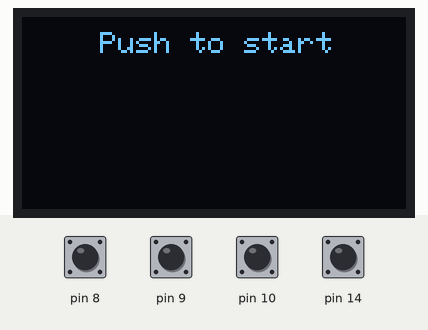
Simulated run of this sketch. Board: Arduino Uno, built with avr-gcc and run on an emulated ATmega328P. On the bench: 128×64 one-colour display. The inputs (shaded band) are chosen by the test bench; at power-on: pin 8–10, pin 14 HIGH. Random numbers use the default seed unless the sketch sets one; EEPROM starts erased.

Above: at 0.8 s.
0.9 s: pin 8 pulled LOW for 0.15 s
At 3.2 s:
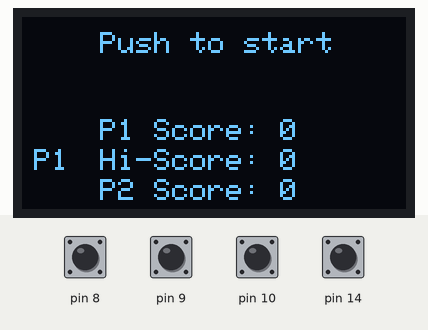
3.4 s: pin 9 pulled LOW for 0.15 s
At 3.58 s:
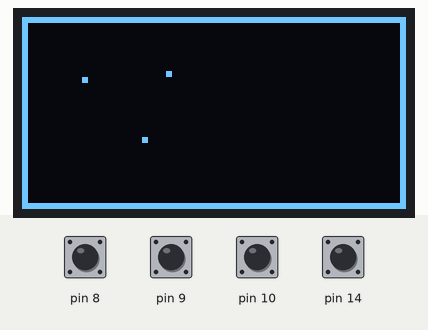
5.2 s: pin 8 pulled LOW for 1 s
At 5.71 s:
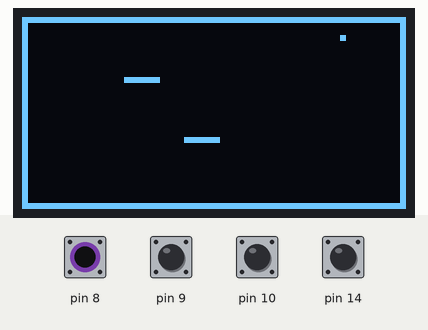
7.7 s: pin 9 pulled LOW for 1 s
At 8.93 s:
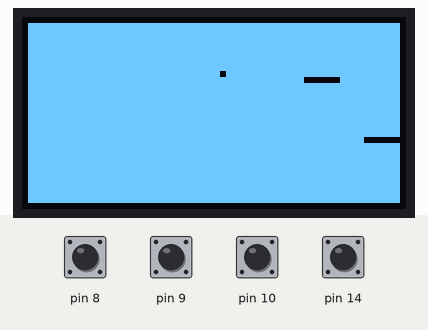
Timing chart, 0 to 10.7 s (numbered marks = the images above; inputs shaded):
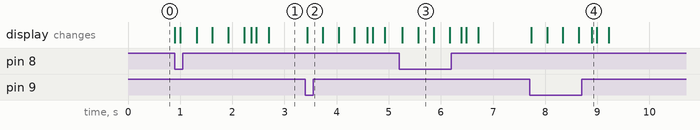

The sketch:

Final_Snake_Game_Code_White.ino
```cpp
#include <Wire.h>
#include <Adafruit_SSD1306.h>
#include <EEPROM.h>
//#include "bitmaps.h"

//#define USEISP
#define USEI2C

//const int kScreenWidth = 128, kScreenHeight = 64, kGameWidth = 64, kGameHeight = 32, kMaxLength = 464, kStartLength = 6;
const int kScreenWidth = 128, kScreenHeight = 64, kGameWidth = 64, kGameHeight = 32, kMaxLength = 400, kStartLength = 6;


const int OLED_MOSI = 9, OLED_CLK = 10, OLED_DC = 11, OLED_CS = 12, OLED_RESET = 13;

#ifdef USEISP
  Adafruit_SSD1306 lcd(kScreenWidth, kScreenHeight, OLED_MOSI, OLED_CLK, OLED_DC, OLED_RESET, OLED_CS);
#endif
#ifdef USEI2C
  Adafruit_SSD1306 lcd(kScreenWidth, kScreenHeight, &Wire, -1);
#endif

class PushButton {
  unsigned char last_state, is_down, pin;
public:
  PushButton(int pin) : last_state(0), is_down(0), pin(pin) {
    pinMode(pin, INPUT_PULLUP);
  }
  void update() {
    int state = !digitalRead(pin);
    if(state != last_state) {
      if(state == HIGH) {
        is_down = true;
      }
    }
    last_state = state;
  }
  bool get_state() {
    bool down = is_down;
    is_down = false;
    return down;
  }
} left_button{9}, right_button{8}, player_2_right_button{10}, player_2_left_button{14};
// assigns each tactile switch to a analog I/O pin

struct Position {
  char x, y;
  bool operator==(const Position& other) const {
    return x == other.x && y == other.y;
  }
  Position& operator+=(const Position& other) {
    x += other.x;
    y += other.y;
    return *this;
  }
};

void draw_square(Position pos, int color = WHITE) {
  lcd.fillRect(pos.x * 2, pos.y * 2, 2, 2, color);
}

bool test_position(Position pos) {
  return lcd.getPixel(pos.x * 2, pos.y * 2);
}

const Position kDirPos[4] = {
  {0,-1}, {1, 0}, {0, 1}, {-1, 0}
};

struct Player {
  Player(Position start) { reset(start); }
  Position pos;
  unsigned char tail[kMaxLength];
  unsigned char direction;
  int size, moved;
  void reset(Position start) {
    pos = start;
    direction = 1;
    size = kStartLength;
    memset(tail, 0, sizeof(tail));
    moved = 0;
  }
  void turn_left() {
    direction = (direction + 3) % 4;
  }
  void turn_right() {
    direction = (direction + 1) % 4;
  }
  void update() {
    for(int i = kMaxLength - 1; i > 0; --i) {
      tail[i] = tail[i] << 2 | ((tail[i - 1] >> 6) & 3);
    }
    tail[0] = tail[0] << 2 | ((direction + 2) % 4);
    pos += kDirPos[direction];
    if(moved < size) {
      moved++;
    }
  }
  void render() const {
    draw_square(pos);
    if(moved < size) {
      return;
    }
    Position tailpos = pos;
    for(int i = 0; i < size; ++i) {
      tailpos += kDirPos[(tail[(i >> 2)] >> ((i & 3) * 2)) & 3];
    }
    draw_square(tailpos, BLACK);
  }
} player{{10, 10}},player_2{{20, 20}};
//creates the second struct for player 2. Also sets starting position for each snake when the game begins.

struct Item {
  Position pos;
  void spawn() {
    pos.x = random(1, 63);
    pos.y = random(1, 31);
  }
  void render() const {
    draw_square(pos);
  }
} item;

void wait_for_input() {
  do {
    right_button.update();
    left_button.update();
  } while(!right_button.get_state() && !left_button.get_state());
}

void push_to_start() {
  lcd.setCursor(26,5);
  lcd.print(F("Push to start"));
}

void flash_screen() {
  lcd.invertDisplay(true);
  delay(100);
  lcd.invertDisplay(false);
  delay(200);
}

void play_intro() {
  lcd.clearDisplay();
  //lcd.drawBitmap(18, 0, kSplashScreen, 92, 56, WHITE);
  push_to_start();
  lcd.display();
  wait_for_input();
  flash_screen();
}

void play_gameover() {
  flash_screen();
  lcd.clearDisplay();
 // lcd.drawBitmap(4, 0, kGameOver, 124, 38, WHITE);
  int score = player.size - kStartLength;
  int score_2 = player_2.size - kStartLength;
  lcd.setCursor(26, 34);
  lcd.print(F("P1 Score: "));
  lcd.print(score);
  lcd.setCursor(26,54);
  lcd.print(F("P2 Score: "));
  lcd.print(score_2);

  int hiscore;
  EEPROM.get(0, hiscore);
  if(score > hiscore) {
    EEPROM.put(0, score);
    hiscore = score;
    lcd.setCursor(4, 44);
    lcd.print(F("P1"));
  }
   if(score_2 > hiscore) {
    EEPROM.put(0, score);
    hiscore = score_2;
    lcd.setCursor(4, 44);
    lcd.print(F("P2"));
    //creates a second highscore for player 2
  }
  lcd.setCursor(26, 44);
  lcd.print(F("Hi-Score: "));
  lcd.print(hiscore);
  push_to_start();
  lcd.display();
  wait_for_input();
}

void reset_game() {
  lcd.clearDisplay();
  for(char x = 0; x < kGameWidth; ++x) {
    draw_square({x, 0});
    draw_square({x, 31});
  }
  for(char y = 0; y < kGameHeight; ++y) {
    draw_square({0, y});
    draw_square({63, y});
  }
  player.reset({10, 10});
  player_2.reset({20, 20});
  item.spawn();
}

void update_game() {

  player.update();
  player_2.update();

   if(player.pos == item.pos) {
    player.size++;
    item.spawn();
  } else if(test_position(player.pos)) {
    play_gameover();
    reset_game();
  }

    if(player_2.pos == item.pos) {
    player_2.size++;
    item.spawn();
  } else if(test_position(player_2.pos)) {
    play_gameover();
    reset_game();
    //copy of first player snake. If player 2 snake is on the 'snake food' then its body will increase.
  }

}

void input() {
  right_button.update();
  if(right_button.get_state()) {
    player.turn_right();
  }

  left_button.update();
  if(left_button.get_state()) {
    player.turn_left();
  }


  player_2_right_button.update();
  if(player_2_right_button.get_state()) {
    player_2.turn_right();
  }

  player_2_left_button.update();
  if(player_2_left_button.get_state()) {
    player_2.turn_left();
  }
}

void render() {
  player.render();
  player_2.render();
  //renders the second snake on OLED display
  item.render();
  lcd.display();
}

void setup() {

#ifdef USEISP
  lcd.begin(SSD1306_SWITCHCAPVCC);
#endif
#ifdef USEI2C
  lcd.begin(SSD1306_SWITCHCAPVCC, 0x3C);
#endif

  lcd.setTextColor(WHITE);
  play_intro();
  reset_game();
}

void loop() {
  input();
  update_game();
  render();
}
```

Measured:
- after the input at 0.9 s, the display: first changes at once (image 1 shows a later state)
- after the input at 3.4 s, the display: changes at once (image 2)
- after the input at 5.2 s, the display: first changes after 0.06 s (image 3 shows a later state)
- after the input at 7.7 s, the display: first changes at once (image 4 shows a later state)
